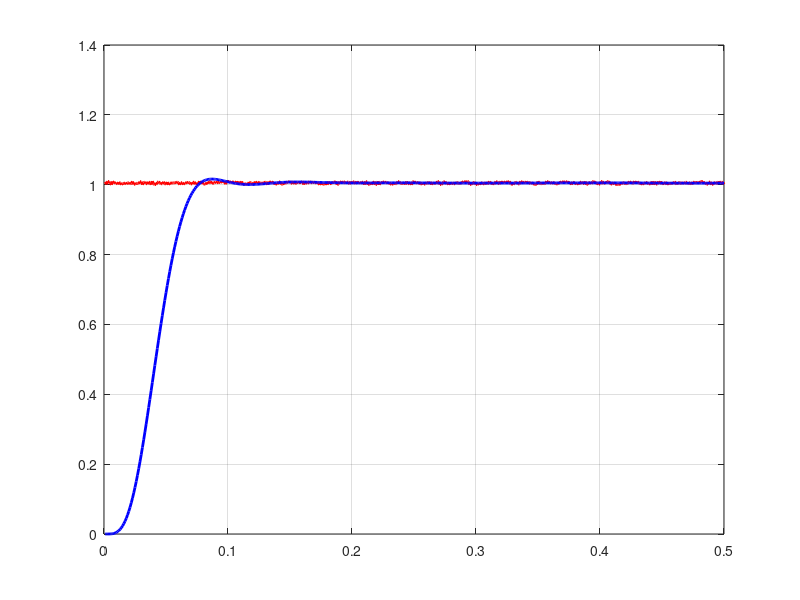
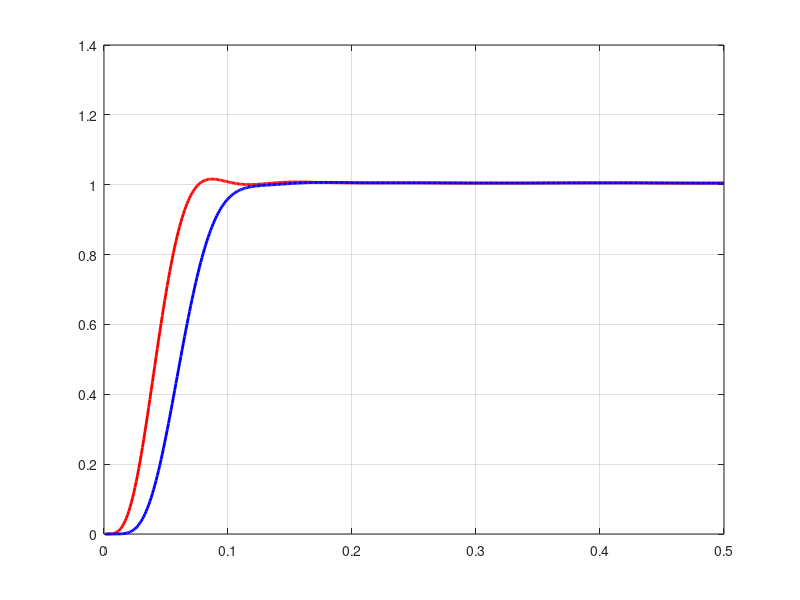
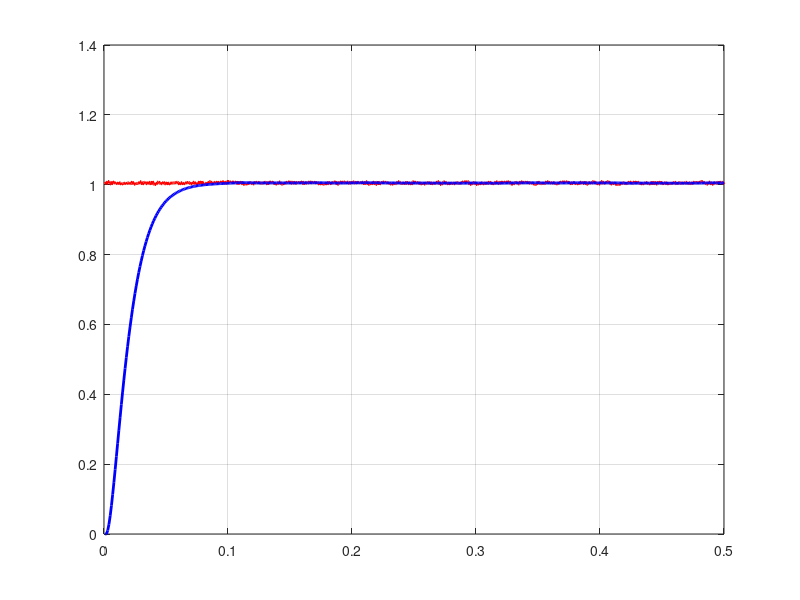

MATLAB code for these plots, in order:
%%
% The system is 523500 / (s^3 + 87.35s^2 + 10470s)
clc; clear; close all;
addpath("C:\Users\Administrator\Desktop\Study\Advanced PID control\Chapter6")
%%

ts = 0.001;
sys = tf (5.235e005, [1, 87.35, 10470, 0]);
dsys = c2d(sys, ts, 'z');
[num, den] = tfdata(dsys, 'v');

u_1 = 0.0; u_2 = 0.0; u_3 = 0.0;
y_1 = 0.0; y_2 = 0.0; y_3 = 0.0;

x = [0;0;0]';
error_1 = 0;
n = 500;
S = 1;

r1 = zeros(1, n);
r2 = zeros(1, n);
r_t1 =  zeros(1, n);
r_t2 =  zeros(1, n);
r = 100;
delta = 40;

for i = 1:n
    time(i) = i * ts;

    if S == 1
        kp = 0.48;
        ki = 0.001;
        kd = 0.0055;
        yd(i) = 1 + 0.01 * rand(1);

    elseif S == 2
        kp = 0.5;
        ki = 0.001;
        kd = 0.01;
        yd(i) = sign(sin(2 * 2 * pi * i * ts));
    elseif S == 3
        kp = 1.5;
        ki = 1.0;
        kd = 0.01;
        yd(i) = 0.5 * sin(2 * 2 * pi * i * ts);
    end
    
    if i ~= 1
         r1(i) = r1(i - 1) + ts * r2(i - 1);
         r2(i) = r2(i - 1) + ts * (- r * r * (r1(i) - y(i - 1)) - 2 * r * r2(i - 1));
         r_t1(i) = r_t1(i - 1) + ts * r_t2(i - 1);
         r_t2(i) = r_t2(i - 1) + ts * (- r * r * (r_t1(i) - yd(i - 1)) - 2 * r * r_t2(i - 1));

%     r1(i) = r1(i - 1) + ts * r2(i - 1);
%     r2(i) = r2(i - 1) + ts * fst(r1(i - 1) - error_1, r2(i - 1), delta, ts);
    end

    u(i) = kp * (r_t1(i) - r1(i)) + kd * (r_t2(i) - r2(i)) + ki * x(3);
%     u(i) = kp * x(1) + kd * x(2) + ki * x(3);
    if u(i) >= 10
        u(i) = 10;
    end

    if u(i) <= -10
        u(i) = -10;
    end
    
    % Linear model
    y(i) = -den(2) * y_1 - den(3) * y_2 - den(4) * y_3 + num(2) * u_1 + num(3) * u_2 + num(4) * u_3;
    y(i) = y(i);
    error(i) = yd(i) - y(i);

    % Return of parameter
    u_3 = u_2; u_2 = u_1; u_1 = u(i);
    y_3 = y_2; y_2 = y_1; y_1 = y(i);

    x(1) = error(i);
    x(2) = (error(i) - error_1) / ts;
    %x(3) = x(3) + error(i) * ts;

    error_1 = error(i);
end


%% Plot

figure(1)
plot(time, yd, '-r', 'LineWidth', 2)
hold on; grid on;
plot(time, y, '-b', 'LineWidth', 2)

figure(2)
plot(time, y, '-r', 'LineWidth', 2);
hold on; grid on;
plot(time, r1, '-b', 'LineWidth', 2);

figure(3)
plot(time, yd, '-r', 'LineWidth', 2)
hold on; grid on;
plot(time, r_t1, '-b', 'LineWidth', 2)